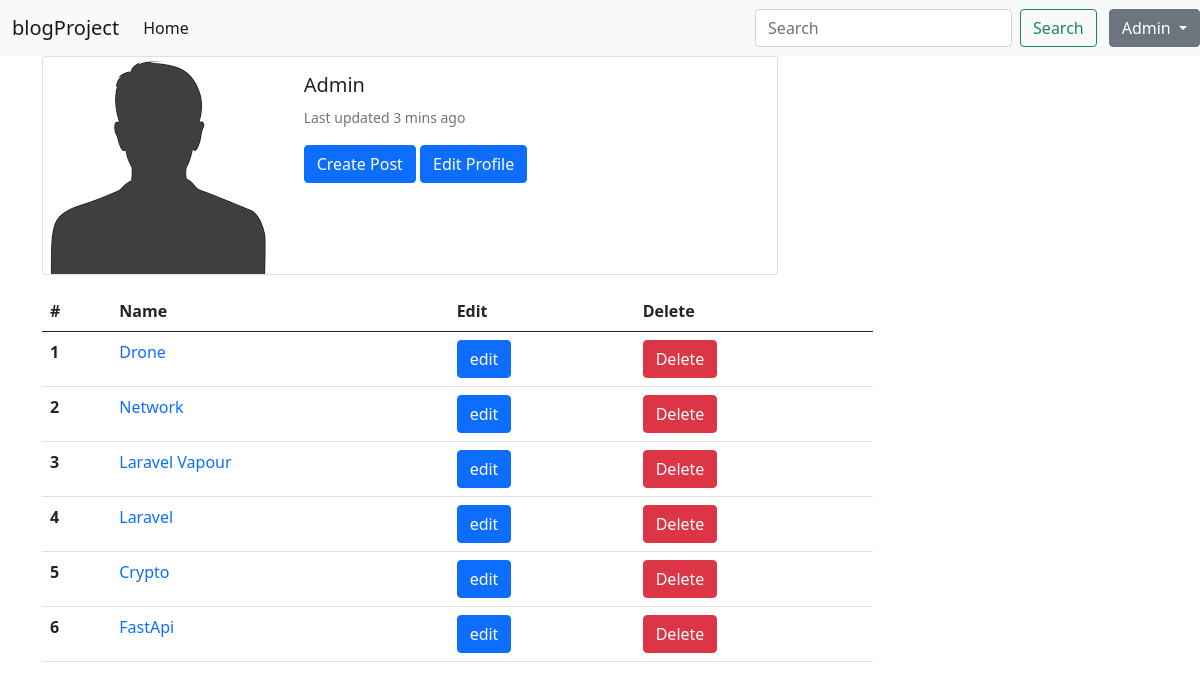
The page /author_dashboard/ (signed in) on the database its author committed.
### user_account/models.py (models this page shows, shortened)
class Account(AbstractBaseUser,PermissionsMixin):
  email     = models.EmailField(unique=True)
  username  = models.CharField(max_length=100,unique=True)
  is_staff  = models.BooleanField(default=False)
  is_active = models.BooleanField(default=True)
  is_superuser = models.BooleanField(default=False)
  is_admin     = models.BooleanField(default=False)
  date_join    = models.DateTimeField(auto_now_add=True)
  last_login   = models.DateTimeField(auto_now=True)
  objects      = CustomUserManager()
  USERNAME_FIELD = 'email'
  REQUIRED_FIELDS = ['username']

class Profile(models.Model):
  user = models.OneToOneField(Account,on_delete=models.CASCADE)
  body = models.TextField(blank=True,null=True)
  twitter = models.URLField(blank=True,null=True, )
  facebook = models.URLField(blank=True,null=True)
  github = models.URLField(blank=True,null=True)
  profile_picture = models.ImageField(default='profile_pics/prof.png',upload_to='profile_pics',null=True,blank=True)

### blog_post/models.py (models this page shows, shortened)
class Post(models.Model):
  title = models.CharField(max_length=255)
  created_by = models.ForeignKey(Account, on_delete=models.CASCADE)
  body  = models.TextField()
  created = models.DateTimeField(auto_now_add=True)
  last_modified = models.DateTimeField(auto_now=True)
  image         = models.ImageField(default='post_pics/default.jpg',upload_to='post_pics',null=True,blank=True)
  categories = models.ManyToManyField('Category',related_name='posts')

### author_dashboard/views.py (the view)
# urls.py: path('',views.Home,name="home"),
@login_required
def Home(request):
  posts = Post.objects.all().filter(created_by =request.user)
  context = {'posts':posts}
  return render(request,'author_dashboard/home.html',context)

### templates/author_dashboard/home.html (shortened to what this page needs)
{% extends 'base.html' %}
{% block content %}
<div class="container">
  <div class="row">
    <div class="col-md-8">
      <div class="card mb-3" >
        <div class="row g-0">
          <div class="col-md-4">
            <img src="{{ request.user.profile.profile_picture.url }}" class="img-fluid rounded-start" alt="...">
          </div>
          <div class="col-md-8">
            <div class="card-body">
              <h5 class="card-title"> {{ request.user.username| capfirst }} </h5>
              <p class="card-text"><small class="text-muted">Last updated 3 mins ago</small></p>
              <a href="{% url 'author_dashboard:create' %}" class="btn btn-primary">Create Post</a>
              <a href="{% url 'user_account:profile_edit' %}" class="btn btn-primary">Edit Profile</a>
            </div>
          </div>
        </div>
      </div>
    </div>
</div>
<div class="row">
  <div class="col-md-9">
    <table class="table">
      <thead>
        <tr>
          <th scope="col">#</th>
          <th scope="col">Name</th>
          <th scope="col">Edit</th>
          <th scope="col">Delete</th>
        </tr>
      </thead>
      <tbody>
        {% for post in posts %}
        <tr>
          <th scope="row">{{ forloop.counter }} </th>
          <td> <a class=" text-decoration-none " href="{% url 'blog_post:blog_detail' post.id %}"> {{ post.title }} </a>  </td>
          <td> <a class="text-decoration-none btn btn-primary" href="{% url 'author_dashboard:update' post.id %}"> edit </a> </td>
          <td>
            <form onclick="return confirm('Are you sure you want to delete this Job Post');" action="{% url 'author_dashboard:delete' post.id %}" method="POST">
              <input type="submit" value="Delete" class="btn btn-danger ">
              </form>
          </td>
        </tr>
        {% endfor %}
      </tbody>
    </table>
  </div>
</div>
</div>
{% endblock %}

### templates/base.html (shortened to what this page needs)
<!doctype html>
<html lang="en">
  <head>
    <link href="https://cdn.jsdelivr.net/npm/bootstrap@5.0.2/dist/css/bootstrap.min.css" rel="stylesheet">
    <link rel="stylesheet" href="https://cdn.jsdelivr.net/npm/bootstrap-icons@1.5.0/font/bootstrap-icons.css">
  </head>
  <body>
    <nav class="navbar navbar-expand-lg navbar-light bg-light">
      <div class="container-fluid">
        <a class="navbar-brand" href="{% url 'blog_post:home' %}">  blogProject</a>
        <div class="collapse navbar-collapse" id="navbarSupportedContent">
          <ul class="navbar-nav me-auto mb-2 mb-lg-0">
            <li class="nav-item">
              <a class="nav-link active" aria-current="page" href="{% url 'blog_post:home' %}">Home</a>
            </li>
          </ul>
          <form action="{% url 'blog_post:search' %}" class="d-flex">
            <input class="form-control me-2" type="search" placeholder="Search" name="q" aria-label="Search" required>
            <button class="btn btn-outline-success" type="submit">Search</button>
          </form>
        </div>
      </div>
      {% if request.user.is_authenticated %}
      <div class="btn-group">
        <button type="button" class="btn btn-secondary dropdown-toggle" data-bs-toggle="dropdown" data-bs-display="static" aria-expanded="false">
        {{ request.user.username|capfirst }}
        </button> </p>
      </div>
      {% endif %}
    </nav>
    {% block content %}
    {% endblock %}
  </body>
</html>

### rows shown on the page
Account: user.username "Admin", user.profile.profile_picture (placeholder picture)
Post: title "Drone"
Post: title "Network"
Post: title "Laravel Vapour"
Post: title "Laravel"
Post: title "Crypto"
Post: title "FastApi"
